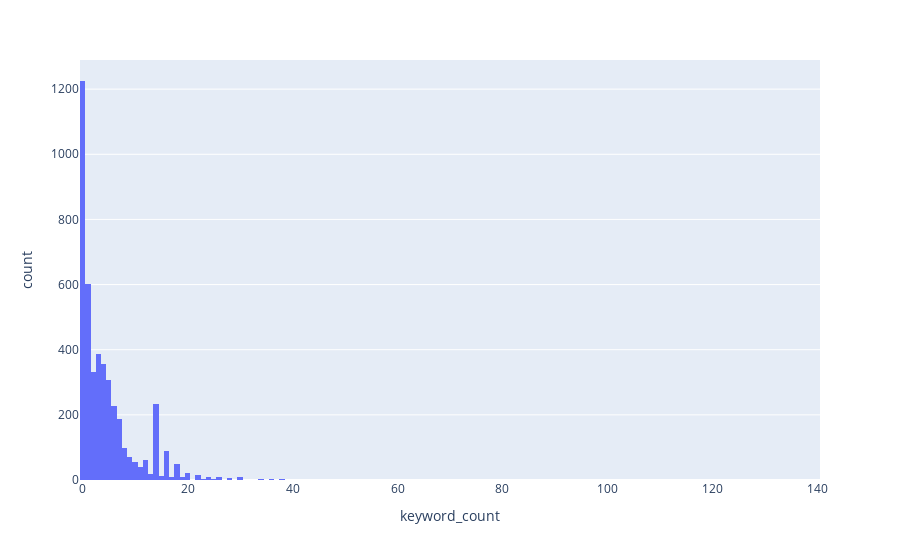

Source (notebook cell):
### Code cell
# Plot the distribution of keyword counts
fig = px.histogram(df_keywords, x='keyword_count')
fig.show()

### Figure 1 — Plotly figure (JSON) as saved in the notebook; plotly's stock layout.template omitted (floating-point values rounded to 4 significant figures; data arrays with more than 128 entries replaced by an {"elided": "..."} marker saying what was removed)
{"data": [{"alignmentgroup": "True", "bingroup": "x", "hovertemplate": "keyword_count=%{x}<br>count=%{y}<extra></extra>", "legendgroup": "", "marker": {"color": "#636efa", "pattern": {"shape": ""}}, "name": "", "offsetgroup": "", "orientation": "v", "showlegend": false, "type": "histogram", "x": {"elided": "4450 int values"}, "xaxis": "x", "yaxis": "y"}], "layout": {"barmode": "relative", "legend": {"tracegroupgap": 0}, "margin": {"t": 60}, "xaxis": {"anchor": "y", "domain": [0, 1], "title": {"text": "keyword_count"}}, "yaxis": {"anchor": "x", "domain": [0, 1], "title": {"text": "count"}}}}
